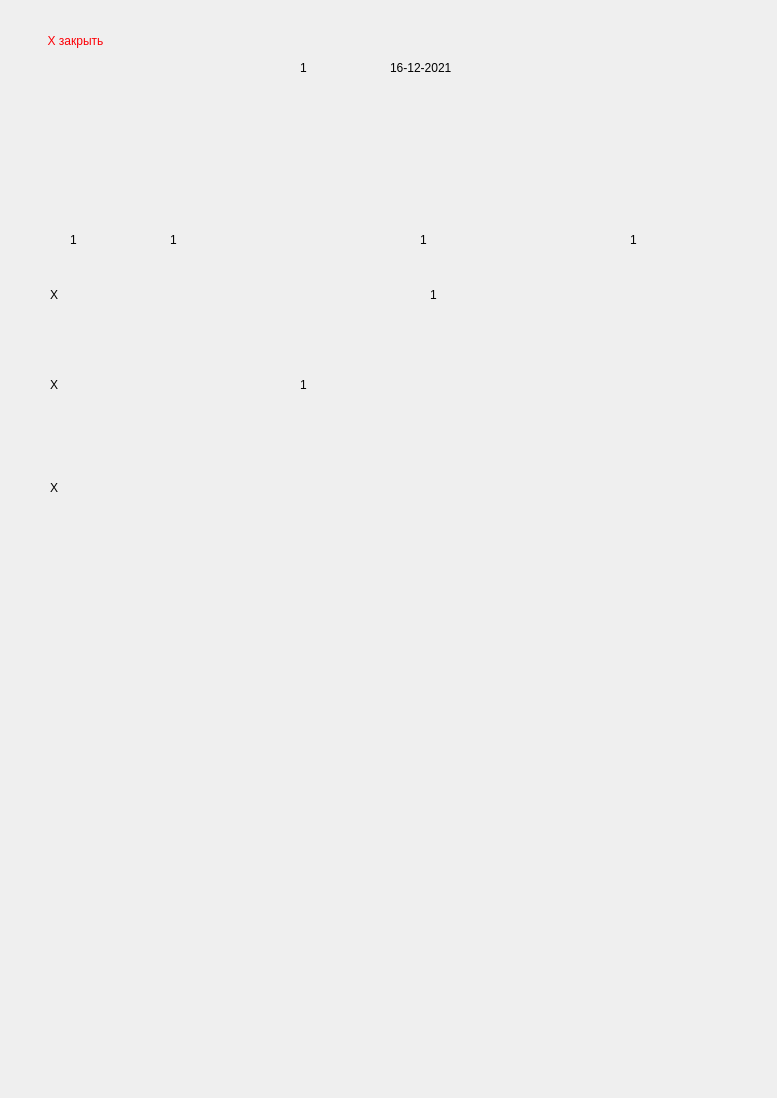
<?xml version="1.0" encoding="UTF-8"?>
<ui version="4.0">
 <class>Form</class>
 <widget class="QWidget" name="Form">
  <property name="geometry">
   <rect>
    <x>0</x>
    <y>0</y>
    <width>777</width>
    <height>1098</height>
   </rect>
  </property>
  <property name="windowTitle">
   <string>Документ</string>
  </property>
  <widget class="QLabel" name="label">
   <property name="geometry">
    <rect>
     <x>0</x>
     <y>0</y>
     <width>777</width>
     <height>1098</height>
    </rect>
   </property>
   <property name="text">
    <string>&lt;html&gt;&lt;head/&gt;&lt;body&gt;&lt;p&gt;&lt;img src=&quot;:/newPrefix/ПродажаJPG.jpg&quot;/&gt;&lt;/p&gt;&lt;/body&gt;&lt;/html&gt;</string>
   </property>
  </widget>
  <widget class="QPushButton" name="pushButton">
   <property name="geometry">
    <rect>
     <x>20</x>
     <y>30</y>
     <width>111</width>
     <height>21</height>
    </rect>
   </property>
   <property name="styleSheet">
    <string notr="true">background-color: rgba(0,0,0,0);
border-radius: 25px;
font: 15pt &quot;Helvetica&quot;;
color: rgb(252, 0, 6);
</string>
   </property>
   <property name="text">
    <string>Х закрыть</string>
   </property>
  </widget>
  <widget class="QLabel" name="operation">
   <property name="geometry">
    <rect>
     <x>300</x>
     <y>60</y>
     <width>21</width>
     <height>16</height>
    </rect>
   </property>
   <property name="text">
    <string>1</string>
   </property>
  </widget>
  <widget class="QLabel" name="date">
   <property name="geometry">
    <rect>
     <x>390</x>
     <y>60</y>
     <width>71</width>
     <height>16</height>
    </rect>
   </property>
   <property name="text">
    <string>16-12-2021</string>
   </property>
  </widget>
  <widget class="QLabel" name="curr_code">
   <property name="geometry">
    <rect>
     <x>70</x>
     <y>230</y>
     <width>31</width>
     <height>20</height>
    </rect>
   </property>
   <property name="text">
    <string>1</string>
   </property>
  </widget>
  <widget class="QLabel" name="curr_sum">
   <property name="geometry">
    <rect>
     <x>170</x>
     <y>230</y>
     <width>71</width>
     <height>20</height>
    </rect>
   </property>
   <property name="text">
    <string>1</string>
   </property>
  </widget>
  <widget class="QLabel" name="rub_sum">
   <property name="geometry">
    <rect>
     <x>420</x>
     <y>230</y>
     <width>91</width>
     <height>20</height>
    </rect>
   </property>
   <property name="text">
    <string>1</string>
   </property>
  </widget>
  <widget class="QLabel" name="rate">
   <property name="geometry">
    <rect>
     <x>630</x>
     <y>230</y>
     <width>91</width>
     <height>20</height>
    </rect>
   </property>
   <property name="text">
    <string>1</string>
   </property>
  </widget>
  <widget class="QLabel" name="balance_num">
   <property name="geometry">
    <rect>
     <x>430</x>
     <y>287</y>
     <width>91</width>
     <height>16</height>
    </rect>
   </property>
   <property name="text">
    <string>1</string>
   </property>
  </widget>
  <widget class="QLabel" name="balance_num_2">
   <property name="geometry">
    <rect>
     <x>300</x>
     <y>377</y>
     <width>91</width>
     <height>16</height>
    </rect>
   </property>
   <property name="text">
    <string>1</string>
   </property>
  </widget>
  <widget class="QLabel" name="balance_num_3">
   <property name="geometry">
    <rect>
     <x>50</x>
     <y>480</y>
     <width>21</width>
     <height>16</height>
    </rect>
   </property>
   <property name="text">
    <string>X</string>
   </property>
  </widget>
  <widget class="QLabel" name="balance_num_4">
   <property name="geometry">
    <rect>
     <x>50</x>
     <y>377</y>
     <width>21</width>
     <height>16</height>
    </rect>
   </property>
   <property name="text">
    <string>X</string>
   </property>
  </widget>
  <widget class="QLabel" name="balance_num_5">
   <property name="geometry">
    <rect>
     <x>50</x>
     <y>287</y>
     <width>21</width>
     <height>16</height>
    </rect>
   </property>
   <property name="text">
    <string>X</string>
   </property>
  </widget>
 </widget>
 <resources>
  <include location="doc_buy.qrc"/>
 </resources>
 <connections/>
</ui>
